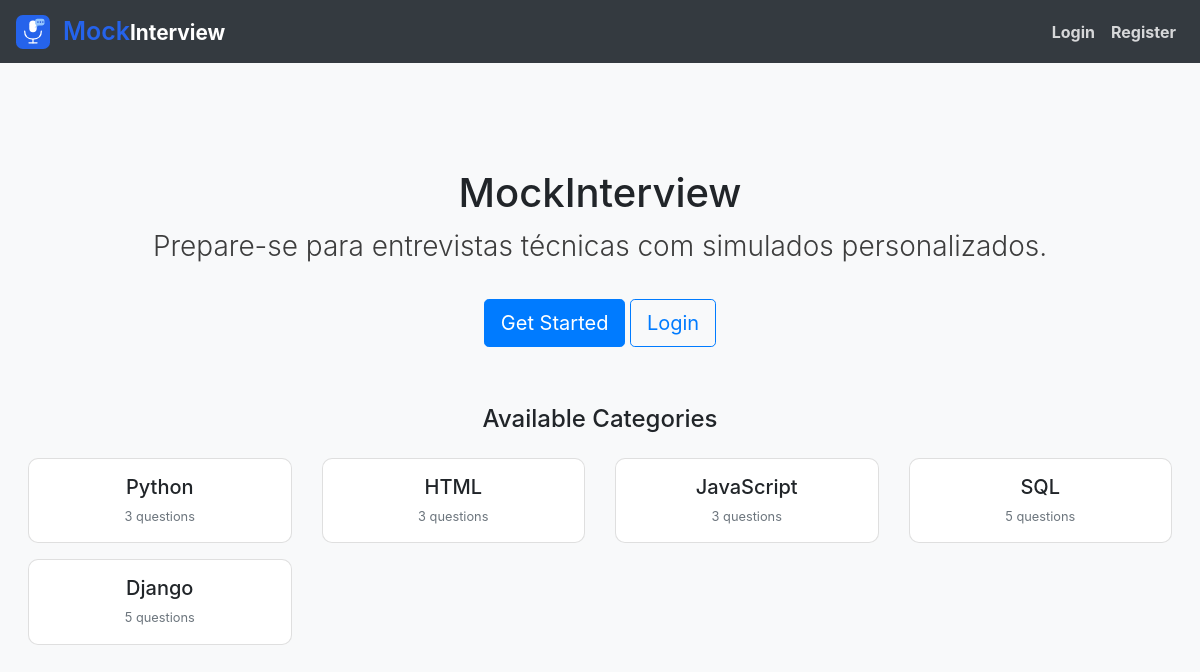
/, run on an earlier commit of the app's database.
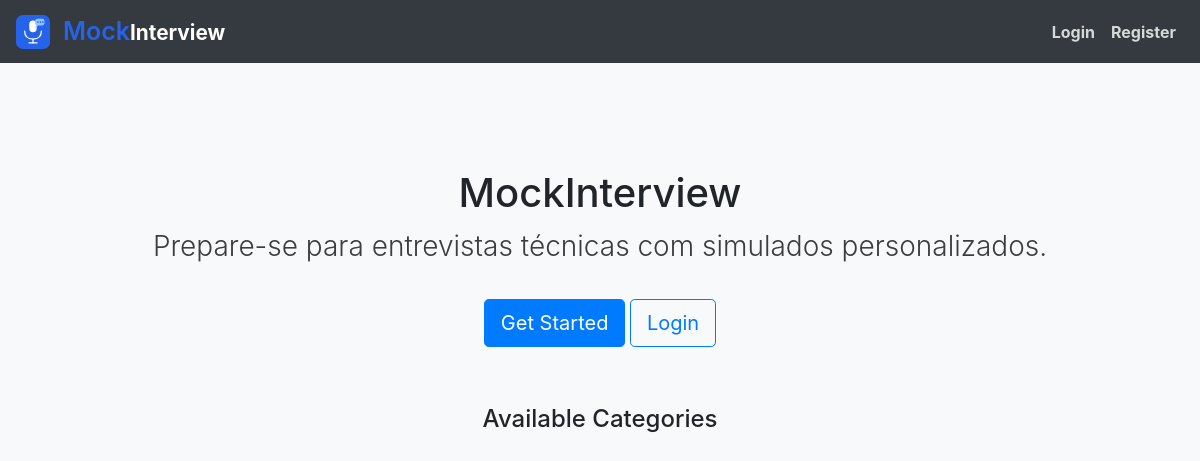
And on a later commit of the database.
### interviews/models.py (models this page shows, shortened)
class Category(models.Model):
    name = models.CharField(max_length=64)
    icon = models.CharField(max_length=64, blank=True)

### interviews/views.py (the view)
# urls.py: path('', views.index, name='index'),
def index(request):
    return render(request, 'interviews/index.html', {
        'categories': Category.objects.all()
    })

### interviews/templates/interviews/index.html (shortened to what this page needs)
{% extends "interviews/layout.html" %}
{% load static %}
{% block body %}
<div class="text-center mt-5">
    <h1>MockInterview</h1>
    <p class="lead" style="font-size: 28px;color: rgb(61, 61, 61);">Prepare-se para entrevistas técnicas com simulados personalizados.</p>
    {% if user.is_authenticated %}
        <a href="{% url 'interviews:new_exam' %}" class="btn btn-primary btn-lg mt-3">Start New Exam</a>
        <a href="{% url 'interviews:history' %}" class="btn btn-outline-secondary btn-lg mt-3">My History</a>
    {% else %}
        <a href="{% url 'interviews:register' %}" class="btn btn-primary btn-lg mt-3">Get Started</a>
        <a href="{% url 'interviews:login' %}" class="btn btn-outline-primary btn-lg mt-3">Login</a>
    {% endif %}
</div>
<div class="row mt-5">
    <div class="col-12" style="text-align: center; margin-top: 10px;">
        <h4>Available Categories</h4>
    </div>
    {% for category in categories %}
    <div class="col-md-3 mt-3">
        <div class="card text-center p-3">
            <h5>{{ category.name }}</h5>
            <small class="text-muted">{{ category.questions.count }} questions</small>
        </div>
    </div>
    {% endfor %}
</div>
{% endblock %}

What changed in the data, as far as the page shows it:
removed Category: name "Python", questions.count "3"
removed Category: name "HTML", questions.count "3"
removed Category: name "JavaScript", questions.count "3"
removed Category: name "SQL", questions.count "5"
removed Category: name "Django", questions.count "5"
